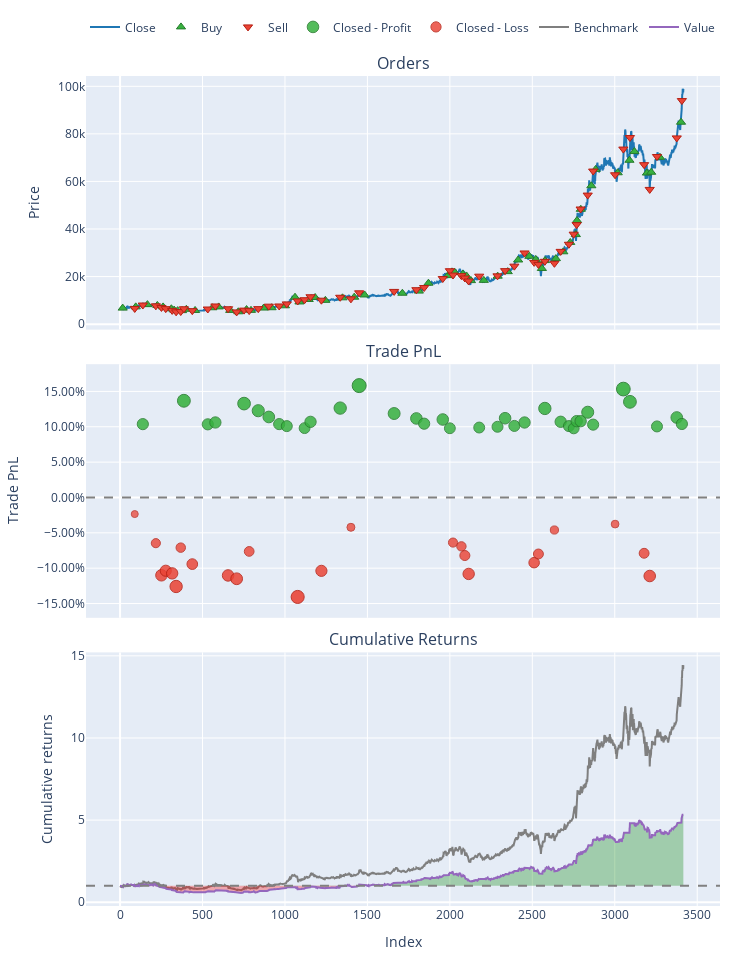

The notebook cell saved with this chart:
### Code cell
a = bt_pf.plot()
a.show()

### Figure 1 — Plotly figure (JSON) as saved in the notebook; plotly's stock layout.template omitted (floating-point values rounded to 4 significant figures; data arrays with more than 128 entries replaced by an {"elided": "..."} marker saying what was removed)
{"data": [{"legendgroup": "0", "line": {"color": "#1f77b4"}, "name": "Close", "showlegend": true, "type": "scatter", "uid": "8b1bc549-a11f-4015-b485-6601170fdb2a", "x": {"elided": "3417 int values"}, "xaxis": "x", "y": {"elided": "3417 int values"}, "yaxis": "y"}, {"customdata": {"elided": "60x3 float values"}, "hovertemplate": "Order Id: %{customdata[0]}<br>Timestamp: %{x}<br>Price: %{y}<br>Size: %{customdata[1]:.6f}<br>Fees: %{customdata[2]:.6f}", "legendgroup": "1", "marker": {"color": "#37B13F", "line": {"color": "rgb(38,123,44)", "width": 1}, "size": 8, "symbol": "triangle-up"}, "mode": "markers", "name": "Buy", "type": "scatter", "uid": "344999d0-ae5b-4b1b-a5f0-1b497516ad86", "x": [16, 95, 166, 226, 261, 311, 328, 349, 376, 402, 455, 560, 598, 668, 717, 767, 794, 871, 919, 1000, 1061, 1088, 1144, 1183, 1245, 1349, 1420, 1483, 1712, 1812, 1870, 1988, 2013, 2029, 2079, 2101, 2128, 2206, 2290, 2351, 2414, 2482, 2521, 2558, 2577, 2643, 2688, 2730, 2764, 2771, 2794, 2858, 2884, 3018, 3089, 3119, 3195, 3221, 3274, 3402], "xaxis": "x", "y": [6732, 7259, 8201, 7864, 7246, 6460, 5899, 5672, 5672, 6239, 5750, 6883, 7242, 5779, 5192, 6131, 5790, 6767, 6901, 7703, 11314, 9323, 10370, 11198, 10005, 11066, 11335, 12262, 12988, 13893, 17211, 20393, 21984, 21840, 21080, 20263, 18301, 18401, 20169, 22077, 26971, 28519, 27220, 23400, 26721, 27559, 30418, 34362, 37649, 43566, 48287, 58185, 65058, 63644, 68906, 72566, 63524, 63868, 70143, 84904], "yaxis": "y"}, {"customdata": {"elided": "60x3 float values"}, "hovertemplate": "Order Id: %{customdata[0]}<br>Timestamp: %{x}<br>Price: %{y}<br>Size: %{customdata[1]:.6f}<br>Fees: %{customdata[2]:.6f}", "legendgroup": "2", "marker": {"color": "#EA4335", "line": {"color": "rgb(181,31,18)", "width": 1}, "size": 8, "symbol": "triangle-down"}, "mode": "markers", "name": "Sell", "type": "scatter", "uid": "fdd89cc4-b773-402c-bfc0-bac431f824d0", "x": [89, 138, 217, 251, 277, 316, 340, 368, 387, 438, 532, 578, 655, 707, 752, 783, 838, 902, 965, 1011, 1077, 1119, 1155, 1221, 1335, 1400, 1450, 1662, 1797, 1844, 1957, 2000, 2019, 2070, 2091, 2114, 2178, 2289, 2335, 2391, 2453, 2511, 2537, 2576, 2634, 2672, 2722, 2751, 2769, 2793, 2836, 2869, 3002, 3052, 3092, 3178, 3212, 3256, 3376, 3407], "xaxis": "x", "y": [6594, 8035, 7695, 7021, 6516, 5785, 5173, 5286, 6466, 5669, 6363, 7635, 6464, 5131, 5898, 5681, 6519, 7559, 7639, 8505, 9754, 10267, 11512, 10068, 11302, 10632, 13165, 13757, 14481, 15387, 19164, 22454, 20646, 20393, 19410, 18130, 20169, 20300, 22494, 24381, 29917, 25972, 25123, 26421, 25570, 30597, 33586, 37829, 41832, 48406, 54263, 64364, 62802, 73608, 78449, 67049, 56648, 70487, 78300, 94000], "yaxis": "y"}, {"customdata": {"elided": "36x4 float values"}, "hovertemplate": "Exit Trade Id: %{customdata[0]}<br>Position Id: %{customdata[1]}<br>Exit Timestamp: %{x}<br>PnL: %{customdata[2]:.6f}<br>Return: %{customdata[3]:.2%}", "legendgroup": "3", "marker": {"color": "#37B13F", "line": {"color": "rgb(38,123,44)", "width": 1}, "opacity": [0.8394, 0.8761, 0.839, 0.842, 0.8717, 0.8605, 0.8506, 0.8394, 0.8363, 0.8331, 0.843, 0.8646, 0.9, 0.8561, 0.8483, 0.8401, 0.8467, 0.8329, 0.834, 0.8353, 0.8487, 0.8365, 0.842, 0.864, 0.8431, 0.8363, 0.8327, 0.844, 0.844, 0.8581, 0.8386, 0.8946, 0.8745, 0.8357, 0.8498, 0.8396], "size": [11.17, 12.89, 11.16, 11.29, 12.68, 12.16, 11.7, 11.17, 11.03, 10.88, 11.34, 12.35, 14, 11.95, 11.59, 11.2, 11.51, 10.87, 10.92, 10.98, 11.6, 11.04, 11.29, 12.32, 11.34, 11.03, 10.86, 11.39, 11.39, 12.04, 11.13, 13.75, 12.81, 11.0, 11.66, 11.18], "symbol": "circle"}, "mode": "markers", "name": "Closed - Profit", "type": "scatter", "uid": "3ee92be6-79eb-4529-ba93-2144bfaac6e5", "x": [138, 387, 532, 578, 752, 838, 902, 965, 1011, 1119, 1155, 1335, 1450, 1662, 1797, 1844, 1957, 2000, 2178, 2289, 2335, 2391, 2453, 2576, 2672, 2722, 2751, 2769, 2793, 2836, 2869, 3052, 3092, 3256, 3376, 3407], "xaxis": "x2", "y": [0.1037, 0.1368, 0.1034, 0.1061, 0.1328, 0.1227, 0.1139, 0.1038, 0.101, 0.0981, 0.107, 0.1264, 0.1582, 0.1187, 0.1118, 0.1044, 0.1103, 0.09791, 0.09892, 0.1, 0.1121, 0.1012, 0.1061, 0.1259, 0.1071, 0.101, 0.09774, 0.1079, 0.1079, 0.1206, 0.103, 0.1533, 0.1353, 0.1005, 0.1131, 0.104], "yaxis": "y2"}, {"customdata": [[0, 0, -2.343, -0.02347], [2, 2, -6.952, -0.06461], [3, 3, -11.08, -0.11], [4, 4, -9.283, -0.1036], [5, 5, -8.623, -0.1073], [6, 6, -9.03, -0.1259], [7, 7, -4.45, -0.07095], [9, 9, -6.24, -0.09422], [12, 12, -8.072, -0.1103], [13, 13, -7.489, -0.115], [15, 15, -4.983, -0.07629], [20, 20, -12.89, -0.1407], [23, 23, -9.932, -0.1038], [25, 25, -4.074, -0.04216], [32, 32, -11.44, -0.06377], [33, 33, -11.61, -0.06916], [34, 34, -12.84, -0.0821], [35, 35, -15.52, -0.1081], [41, 41, -19.31, -0.09217], [42, 42, -15.2, -0.07992], [44, 44, -9.066, -0.04601], [52, 52, -14.34, -0.03762], [55, 55, -37.9, -0.07891], [56, 56, -49.14, -0.1111]], "hovertemplate": "Exit Trade Id: %{customdata[0]}<br>Position Id: %{customdata[1]}<br>Exit Timestamp: %{x}<br>PnL: %{customdata[2]:.6f}<br>Return: %{customdata[3]:.2%}", "legendgroup": "4", "marker": {"color": "#EA4335", "line": {"color": "rgb(181,31,18)", "width": 1}, "opacity": [0.75, 0.7958, 0.8464, 0.8392, 0.8434, 0.864, 0.8029, 0.8288, 0.8466, 0.8519, 0.8088, 0.8805, 0.8394, 0.7708, 0.7949, 0.8009, 0.8153, 0.8442, 0.8265, 0.8129, 0.7751, 0.7658, 0.8117, 0.8475], "size": [7, 9.137, 11.5, 11.16, 11.36, 12.32, 9.467, 10.68, 11.51, 11.75, 9.744, 13.09, 11.17, 7.971, 9.094, 9.374, 10.05, 11.4, 10.57, 9.933, 8.171, 7.735, 9.881, 11.55], "symbol": "circle"}, "mode": "markers", "name": "Closed - Loss", "type": "scatter", "uid": "40553568-fb63-46ab-8e99-5df7bc34dfc0", "x": [89, 217, 251, 277, 316, 340, 368, 438, 655, 707, 783, 1077, 1221, 1400, 2019, 2070, 2091, 2114, 2511, 2537, 2634, 3002, 3178, 3212], "xaxis": "x2", "y": [-0.02347, -0.06461, -0.11, -0.1036, -0.1073, -0.1259, -0.07095, -0.09422, -0.1103, -0.115, -0.07629, -0.1407, -0.1038, -0.04216, -0.06377, -0.06916, -0.0821, -0.1081, -0.09217, -0.07992, -0.04601, -0.03762, -0.07891, -0.1111], "yaxis": "y2"}, {"legendgroup": "5", "line": {"color": "#7f7f7f"}, "name": "Benchmark", "showlegend": true, "type": "scatter", "uid": "6b20e89a-6a62-4e7d-83db-593cd904bf68", "x": {"elided": "3417 int values"}, "xaxis": "x3", "y": {"elided": "3417 float values"}, "yaxis": "y3"}, {"hoverinfo": "skip", "legendgroup": "6", "line": {"color": "rgba(0, 0, 0, 0)", "width": 0}, "opacity": 0, "showlegend": false, "type": "scatter", "uid": "3d7039e9-0187-41e1-b607-732884fba451", "x": {"elided": "3417 int values"}, "xaxis": "x3", "y": {"elided": "3417 int values"}, "yaxis": "y3"}, {"connectgaps": false, "fill": "tonexty", "fillcolor": "rgba(0, 128, 0, 0.3)", "hoverinfo": "skip", "legendgroup": "6", "line": {"color": "rgba(0, 0, 0, 0)", "width": 0}, "opacity": 0, "showlegend": false, "type": "scatter", "uid": "35a8be54-45c7-4bcb-80f8-98bde239a411", "x": {"elided": "3417 int values"}, "xaxis": "x3", "y": {"elided": "3417 float values"}, "yaxis": "y3"}, {"hoverinfo": "skip", "legendgroup": "6", "line": {"color": "rgba(0, 0, 0, 0)", "width": 0}, "opacity": 0, "showlegend": false, "type": "scatter", "uid": "5ed28dfb-a691-4a43-b525-a989f2a7a4cd", "x": {"elided": "3417 int values"}, "xaxis": "x3", "y": {"elided": "3417 int values"}, "yaxis": "y3"}, {"connectgaps": false, "fill": "tonexty", "fillcolor": "rgba(255, 0, 0, 0.3)", "hoverinfo": "skip", "legendgroup": "6", "line": {"color": "rgba(0, 0, 0, 0)", "width": 0}, "opacity": 0, "showlegend": false, "type": "scatter", "uid": "5f1509a5-4e7a-4bab-8016-36643e88dce0", "x": {"elided": "3417 int values"}, "xaxis": "x3", "y": {"elided": "3417 float values"}, "yaxis": "y3"}, {"legendgroup": "7", "line": {"color": "#9467bd"}, "name": "Value", "showlegend": true, "type": "scatter", "uid": "a918b70e-7362-41b7-807d-3d0fcc97d19f", "x": {"elided": "3417 int values"}, "xaxis": "x3", "y": {"elided": "3417 float values"}, "yaxis": "y3"}, {"hoverinfo": "skip", "legendgroup": "6", "line": {"color": "rgba(0, 0, 0, 0)", "width": 0}, "opacity": 0, "showlegend": false, "type": "scatter", "uid": "788d9048-e338-42bd-96c6-a9bbb01d51cb", "x": {"elided": "3417 int values"}, "xaxis": "x3", "y": {"elided": "3417 int values"}, "yaxis": "y3"}], "layout": {"annotations": [{"font": {"size": 16}, "showarrow": false, "text": "Orders", "x": 0.5, "xanchor": "center", "xref": "paper", "y": 1, "yanchor": "bottom", "yref": "paper"}, {"font": {"size": 16}, "showarrow": false, "text": "Trade PnL", "x": 0.5, "xanchor": "center", "xref": "paper", "y": 0.6528, "yanchor": "bottom", "yref": "paper"}, {"font": {"size": 16}, "showarrow": false, "text": "Cumulative Returns", "x": 0.5, "xanchor": "center", "xref": "paper", "y": 0.3056, "yanchor": "bottom", "yref": "paper"}], "height": 960, "legend": {"orientation": "h", "traceorder": "normal", "x": 1, "xanchor": "right", "y": 1.042, "yanchor": "bottom"}, "margin": {"b": 30, "l": 30, "r": 30, "t": 30}, "shapes": [{"line": {"color": "gray", "dash": "dash"}, "type": "line", "x0": 0, "x1": 1, "xref": "paper", "y0": 0, "y1": 0, "yref": "y2"}, {"line": {"color": "gray", "dash": "dash"}, "type": "line", "x0": 0, "x1": 1, "xref": "paper", "y0": 1, "y1": 1, "yref": "y3"}], "showlegend": true, "width": 750, "xaxis": {"anchor": "y", "domain": [0, 1], "matches": "x3", "showticklabels": false}, "xaxis2": {"anchor": "y2", "domain": [0, 1], "matches": "x3", "showticklabels": false}, "xaxis3": {"anchor": "y3", "domain": [0, 1], "title": {"text": "Index"}}, "yaxis": {"anchor": "x", "domain": [0.6944, 1], "title": {"text": "Price"}}, "yaxis2": {"anchor": "x2", "domain": [0.3472, 0.6528], "tickformat": ".2%", "title": {"text": "Trade PnL"}}, "yaxis3": {"anchor": "x3", "domain": [0, 0.3056], "title": {"text": "Cumulative returns"}}}}
